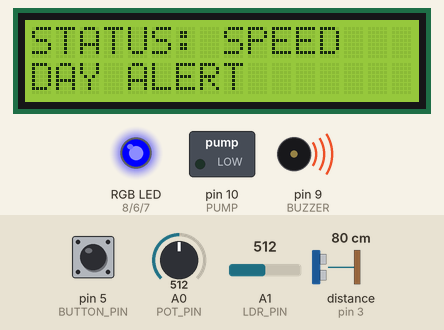
Bench run of a sketch on a simulated Arduino Uno, built with avr-gcc and run on an emulated ATmega328P. Shown: 16×2 character LCD, switched loads named in the sketch (green lamp = pin HIGH), an RGB LED mixed from three pins (HIGH = lit), buzzer (waves = sounding). Wiring (inferred from the names in the program): ultrasonic range finder: trigger pin 2; echo pin 3. Inputs (shaded band) come from the test bench; at power-on: distance to the obstacle (sensor on pin 3) 80 cm, pin 5 (BUTTON_PIN) HIGH, A1 (LDR_PIN) = 512, A0 (POT_PIN) = 512. The echo pulse lasts 58.3 µs per cm; pins used as bus, display or sensor lines are not drawn; what the sketch prints to the serial monitor is not drawn.

Above: at 2.7 s.
2.8 s: distance to the obstacle (sensor on pin 3) set to 2 cm
5.8 s: pin 5 (BUTTON_PIN) pulled LOW for 0.2 s
At 6.6 s:
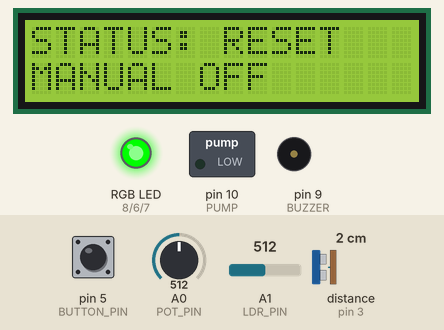
At 7.5 s:
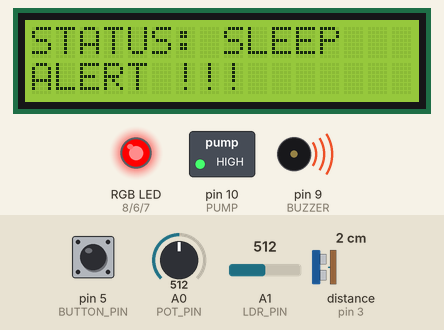
8.3 s: A1 (LDR_PIN) set to 481
10.6 s: distance to the obstacle (sensor on pin 3) set to 9 cm
13.6 s: distance to the obstacle (sensor on pin 3) set to 12 cm
At 14.3 s:
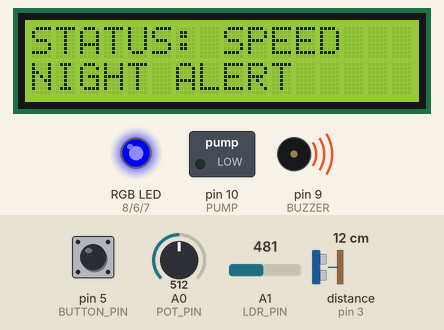
15.4 s: A0 (POT_PIN) set to 97
16.9 s: A0 (POT_PIN) set to 80
At 18.0 s:
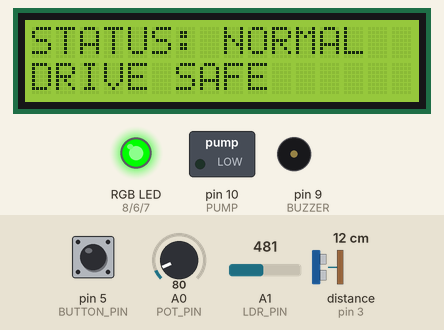
Timing chart, 0 to 19.4 s (numbered marks = the images above; inputs shaded):
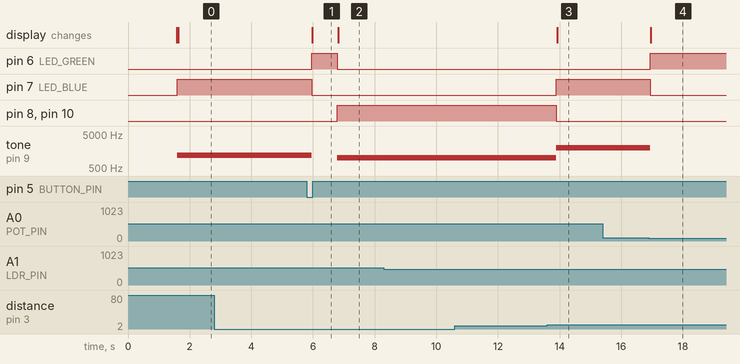

Measured:
- the behaviour switches between 10 and 11 cm on distance to the obstacle (sensor on pin 3) (found by bisection; images 2 and 3)
- the behaviour switches between 91 and 90 on A0 (POT_PIN) (found by bisection; images 3 and 4)
- after the input at 2.8 s, every drawn part: stays the same
- after the input at 5.8 s, pin 6 (LED_GREEN): LOW → HIGH after 0.16 s, → LOW 0.84 s later; pin 8 (LED_RED), pin 10 (PUMP): LOW → HIGH after 0.99 s instead of 0.17 s; tone on pin 9 (BUZZER): 1200 Hz → silent after 0.16 s, → 1000 Hz 0.84 s later; the display: changes after 0.18 s (image 1)
- after the input at 8.3 s, every drawn part: stays the same
- after the input at 10.6 s, every drawn part: stays the same
- after the input at 13.6 s, pin 7 (LED_BLUE): LOW → HIGH after 0.30 s; pin 8 (LED_RED), pin 10 (PUMP): HIGH → LOW after 0.30 s; tone on pin 9 (BUZZER): 1000 Hz → 2000 Hz after 0.30 s; the display: changes after 0.33 s (image 3)
- after the input at 15.4 s, every drawn part: stays the same
- after the input at 16.9 s, pin 6 (LED_GREEN): LOW → HIGH at once; pin 7 (LED_BLUE): HIGH → LOW at once; tone on pin 9 (BUZZER): 2000 Hz → silent at once; the display: changes after 0.07 s (image 4)

The sketch:

Tinkercad_Code.ino
```cpp
#include <Adafruit_LiquidCrystal.h>


// -------- LCD --------

Adafruit_LiquidCrystal lcd(0);


// -------- Ultrasonic --------

#define TRIG_PIN 2

#define ECHO_PIN 3


// -------- Inputs --------

#define BUTTON_PIN 5

#define POT_PIN A0

#define LDR_PIN A1


// -------- Outputs --------

#define BUZZER 9

#define PUMP 10


// -------- RGB LED --------

#define LED_GREEN 6

#define LED_BLUE  7

#define LED_RED   8


// -------- Thresholds --------

#define EYE_DIST 10          // cm (LESS than this = sleep)

#define SLEEP_TIME 3000      // 3 seconds

#define DAY_SPEED 100

#define NIGHT_SPEED 90


// -------- Variables --------

unsigned long sleepTimer = 0;

bool sleepDetected = false;


// -------- Ultrasonic Read --------

long getDistance() {

  digitalWrite(TRIG_PIN, LOW);

  delayMicroseconds(2);

  digitalWrite(TRIG_PIN, HIGH);

  delayMicroseconds(10);

  digitalWrite(TRIG_PIN, LOW);


  long duration = pulseIn(ECHO_PIN, HIGH, 25000);

  if (duration == 0) return -1;

  return duration * 0.034 / 2;

}


// -------- Setup --------

void setup() {

  pinMode(TRIG_PIN, OUTPUT);

  pinMode(ECHO_PIN, INPUT);

  pinMode(BUTTON_PIN, INPUT_PULLUP);


  pinMode(BUZZER, OUTPUT);

  pinMode(PUMP, OUTPUT);


  pinMode(LED_GREEN, OUTPUT);

  pinMode(LED_BLUE, OUTPUT);

  pinMode(LED_RED, OUTPUT);


  Serial.begin(9600);   // 🔥 SERIAL START

  Serial.println("=== Driver Safety System Started ===");


  lcd.begin(16, 2);

  lcd.print("Driver Alert System");

  delay(1500);

  lcd.clear();

}


// -------- Loop --------

void loop() {


  // ---- Manual OFF ----

  if (digitalRead(BUTTON_PIN) == LOW) {

    noTone(BUZZER);

    digitalWrite(PUMP, LOW);


    digitalWrite(LED_GREEN, HIGH);

    digitalWrite(LED_BLUE, LOW);

    digitalWrite(LED_RED, LOW);


    lcd.setCursor(0, 0);

    lcd.print("STATUS: RESET ");

    lcd.setCursor(0, 1);

    lcd.print("MANUAL OFF    ");


    Serial.println("MANUAL OFF pressed");

    delay(800);

    return;

  }


  // ---- Read Sensors ----

  long distance = getDistance();

  int speedVal = analogRead(POT_PIN);

  int lightVal = analogRead(LDR_PIN);


  bool night = (lightVal < 500);

  int speedLimit = night ? NIGHT_SPEED : DAY_SPEED;


  // ---- SERIAL DEBUG OUTPUT ----

  Serial.print("Distance: ");

  if (distance == -1) Serial.print("No Echo");

  else {

    Serial.print(distance);

    Serial.print(" cm");

  }


  Serial.print(" | Speed: ");

  Serial.print(speedVal);


  Serial.print(" | Mode: ");

  Serial.print(night ? "NIGHT" : "DAY");


  Serial.print(" | Button: ");

  Serial.print(digitalRead(BUTTON_PIN) == LOW ? "PRESSED" : "RELEASED");


  // ---- Sleep Logic (OLD WORKING STYLE) ----

  if (distance != -1 && distance < EYE_DIST) {

    if (sleepTimer == 0)

      sleepTimer = millis();


    if (millis() - sleepTimer >= SLEEP_TIME) {

      sleepDetected = true;

    }

  } else {

    sleepTimer = 0;

    sleepDetected = false;

  }


  Serial.print(" | Sleep: ");

  Serial.println(sleepDetected ? "YES" : "NO");


  // ---- SLEEP ALERT ----

  if (sleepDetected) {

    digitalWrite(LED_RED, HIGH);

    digitalWrite(LED_GREEN, LOW);

    digitalWrite(LED_BLUE, LOW);


    tone(BUZZER, 1000);

    digitalWrite(PUMP, HIGH);


    lcd.setCursor(0, 0);

    lcd.print("STATUS: SLEEP ");

    lcd.setCursor(0, 1);

    lcd.print("ALERT !!!     ");

  }


  // ---- OVER SPEED ----

  else if (speedVal > speedLimit) {

    digitalWrite(LED_BLUE, HIGH);

    digitalWrite(LED_GREEN, LOW);

    digitalWrite(LED_RED, LOW);


    digitalWrite(PUMP, LOW);


    if (night)

      tone(BUZZER, 2000);

    else

      tone(BUZZER, 1200);


    lcd.setCursor(0, 0);

    lcd.print("STATUS: SPEED ");

    lcd.setCursor(0, 1);

    lcd.print(night ? "NIGHT ALERT  " : "DAY ALERT    ");

  }


  // ---- NORMAL ----

  else {

    digitalWrite(LED_GREEN, HIGH);

    digitalWrite(LED_BLUE, LOW);

    digitalWrite(LED_RED, LOW);


    noTone(BUZZER);

    digitalWrite(PUMP, LOW);


    lcd.setCursor(0, 0);

    lcd.print("STATUS: NORMAL");

    lcd.setCursor(0, 1);

    lcd.print("DRIVE SAFE   ");

  }


  delay(300);

}

 
```
